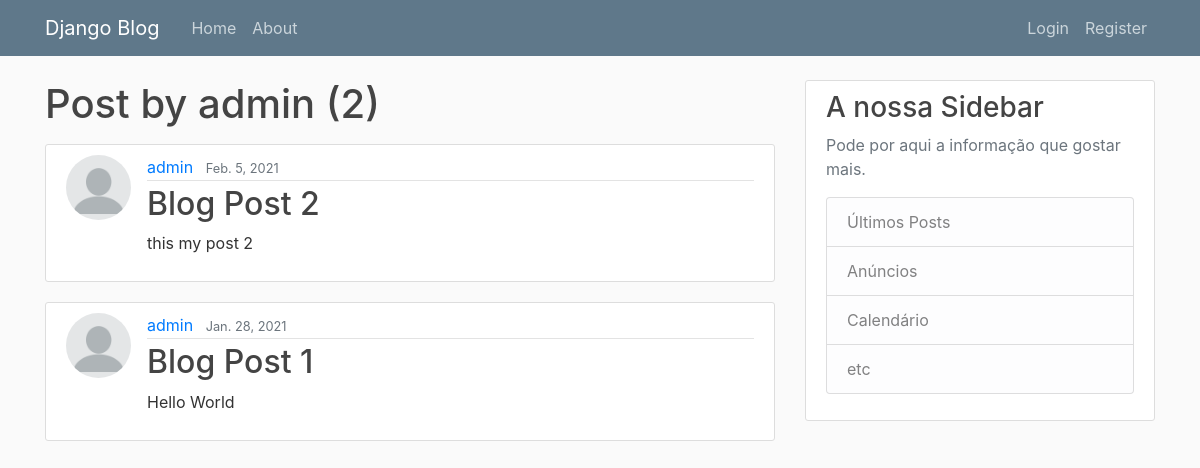
Screenshot of /user/admin with the database file from the repository.
### blog_app/models.py (models this page shows, shortened)
class Post(models.Model):
    title = models.CharField(max_length=100)
    content = models.TextField()
    date_posted = models.DateField(default=timezone.now)
    author = models.ForeignKey(User, on_delete=models.CASCADE)

### users/models.py (models this page shows, shortened)
class Profile(models.Model):
    user = models.OneToOneField(User, on_delete=models.CASCADE)
    image = models.ImageField(default='default.png', upload_to='profile_pics')

### blog_app/views.py (the view)
# urls.py: path('user/<str:username>', UserPostListView.as_view(), name='user-posts'),
class UserPostListView(ListView):
    model = Post
    template_name = 'blog_app/user_posts.html'
    context_object_name = 'posts'
    paginate_by = 2
    def get_queryset(self):
        user = get_object_or_404(User, username=self.kwargs.get('username'))
        return Post.objects.filter(author=user).order_by('-date_posted')

### blog_app/templates/blog_app/user_posts.html (shortened to what this page needs)
{% extends "blog_app/base.html" %}
{% block content %}
    <h1 class="mb-3">Post by {{ view.kwargs.username }} ({{ page_obj.paginator.count }})</h1>
    {% for post in posts %}
        <article class="media content-section">
            <img class="rounded-circle article-img" src="{{ post.author.profile.image.url }}">
            <div class="media-body">
            <div class="article-metadata">
                <a class="mr-2" href="{% url 'user-posts' post.author.username %}">{{ post.author }}</a>
                <small class="text-muted">{{ post.date_posted }}</small>
            </div>
            <h2><a class="article-title" href="{% url 'post-detail' post.id %}">{{ post.title }}</a></h2>
            <p class="article-content">{{ post.content }}</p>
            </div>
        </article>
    {% endfor %}
{% endblock %}

### blog_app/static/blog_app/main.css (style rules this page uses)
body { background: #fafafa; color: #333333; margin-top: 5rem; }
h1, h2, h3, h4, h5, h6 { color: #444444; }
.content-section { background: #ffffff; padding: 10px 20px; border: 1px solid #dddddd; border-radius: 3px; margin-bottom: 20px; }
.article-title { color: #444444; }
.article-content { white-space: pre-line; }
.article-img { height: 65px; width: 65px; margin-right: 16px; }
.article-metadata { padding-bottom: 1px; margin-bottom: 4px; border-bottom: 1px solid #e3e3e3 }

### rows the page displays
Post: author.profile.image (placeholder picture), author "admin", date_posted "Feb. 5, 2021", title "Blog Post 2", content "this my post 2"
Post: author.profile.image (placeholder picture), author "admin", date_posted "Jan. 28, 2021", title "Blog Post 1", content "Hello World"

### other values shown
{{ view.kwargs.username }} "admin"
{{ page_obj.paginator.count }} "2"
